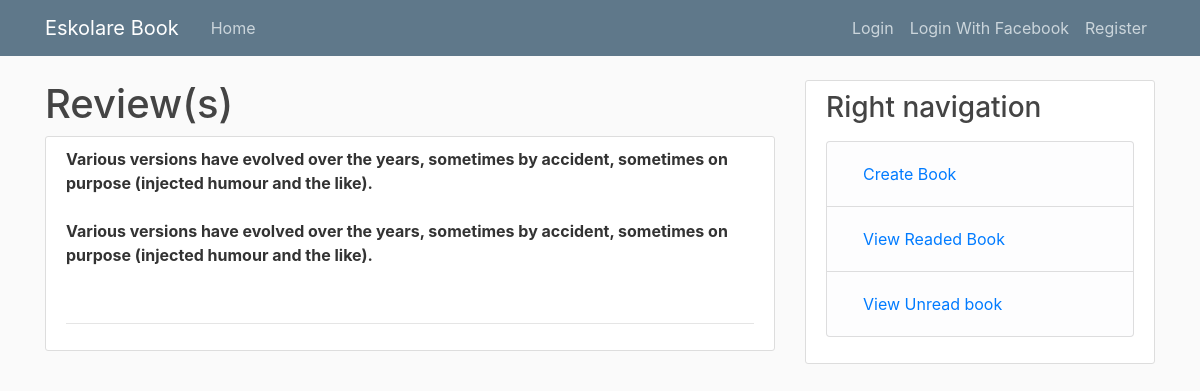
Before: /book_reviews/4 with the older database file.
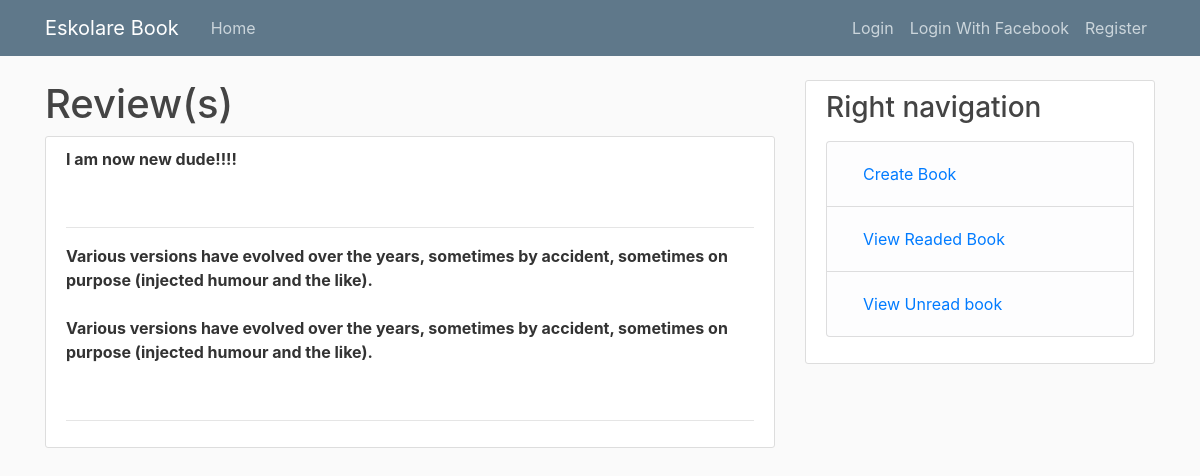
After: the same page with the newer database file.
### book/models.py (models this page shows, shortened)
class Review(models.Model):
    book = models.ForeignKey(Book, on_delete=models.CASCADE)
    review = models.TextField(max_length=4000)

### book/views.py (the view)
# urls.py: path('book_reviews/<int:pk>', views.book_reviews, name='book-review'),
def book_reviews(request, pk):
    model = Review
    context_object_name = 'books'
    template_name = 'book/home.html'
    context = {
        'reviews': Review.objects.filter(book=pk).order_by('-id')
    }
    return render(request, 'book/book-review.html', context)

### book/templates/book/book-review.html
{% extends "book/base.html" %}
{% load crispy_forms_tags %}
{% block content %}
<h1>Review(s)</h1>
<article class="media content-section">
    <div class="media-body">
        {% for data in reviews %}
        <p class="article-content"><strong>{{ data.review }}</strong></p><br><hr>
        {% endfor %}
    </div>
</article>
{% endblock content %}

### book/templates/book/base.html (shortened to what this page needs)
{% load static %}
{% load socialaccount %}
<!DOCTYPE html>
<html>
<head>
    <link rel="stylesheet" href="https://maxcdn.bootstrapcdn.com/bootstrap/4.0.0/css/bootstrap.min.css"
>
    <link rel="stylesheet" type="text/css" href="{% static 'book/main.css' %}">
</head>
<body>
<header class="site-header">
    <nav class="navbar navbar-expand-md navbar-dark bg-steel fixed-top">
        <div class="container">
            <a class="navbar-brand mr-4" href="{% url 'book-home' %}">Eskolare Book</a>
            <div class="collapse navbar-collapse" id="navbarToggle">
                <div class="navbar-nav mr-auto">
                    <a class="nav-item nav-link" href="{% url 'book-home' %}">Home</a>
                </div>
                <div class="navbar-nav">
                    {% if user.is_authenticated %}
                    <a class="nav-item nav-link" href="{% url 'logout' %}">Logout</a>
                    {% else %}
                    <a class="nav-item nav-link" href="{% url 'login' %}">Login</a>
                    <a class="nav-item nav-link" href="{% provider_login_url 'facebook' method='js_sdk' %}">Login With Facebook</a>
                    <a class="nav-item nav-link" href="{% url 'register' %}">Register</a>
                    {% endif %}
                </div>
            </div>
        </div>
    </nav>
</header>
<main role="main" class="container">
    <div class="row">
        <div class="col-md-8">
            {% block content %}{% endblock %}
        </div>
        <div class="col-md-4">
            <div class="content-section">
                <h3>Right navigation</h3>
                <p class='text-muted'>
                <ul class="list-group">
                    <li class="list-group-item list-group-item-light">
                        <a class="nav-item nav-link" href="{% url 'book-create' %}">
                            Create Book
                        </a>
                    </li>
                    <li class="list-group-item list-group-item-light">
                        <a class="nav-item nav-link" href="{% url 'readed-book' %}">
                            View Readed Book
                        </a>
                    </li>
                    <li class="list-group-item list-group-item-light">
                        <a class="nav-item nav-link" href="{% url 'unread-book' %}">
                            View Unread book
                        </a>
                    </li>
                </ul>
                </p>
            </div>
        </div>
    </div>
</main>
</body>
</html>

### book/static/book/main.css (style rules this page uses)
body { background: #fafafa; color: #333333; margin-top: 5rem; }
h1, h2, h3, h4, h5, h6 { color: #444444; }
ul { margin: 0; }
.bg-steel { background-color: #5f788a; }
.site-header .navbar-nav .nav-link { color: #cbd5db; }
.content-section { background: #ffffff; padding: 10px 20px; border: 1px solid #dddddd; border-radius: 3px; margin-bottom: 20px; }
.article-content { white-space: pre-line; }

Changed rows visible on the page:
added Review: review "I am now new dude!!!!"
